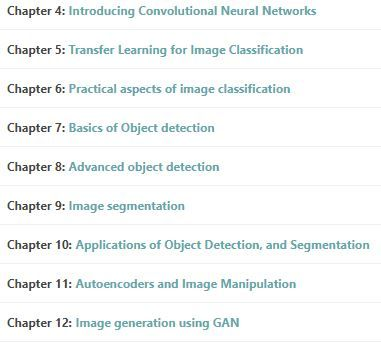
#> input picture chars.jpeg, 381 x 343 px
$ jupyter execute opencv.ipynb   (shell and % lines are left out)
#> lines starting #> are read from the running program, lines starting #| are printed output that depends on the picture; after the words box and inside, x2 and y2 are one past the last pixel; in counts of white or black regions, pixels touching at a corner belong together
[cell 1]
import cv2
import numpy as np
from matplotlib import pyplot as plt

[cell 2]
img = cv2.imread("chars.jpeg")
#> img is the input picture: shape (343, 381, 3); mean B, G, R 246.3, 246.4, 243.7
img = cv2.cvtColor(img, cv2.COLOR_BGR2RGB)
plt.imshow(img)

[cell 3]
img_gray = cv2.cvtColor(img, cv2.COLOR_RGB2GRAY)
plt.imshow(img_gray, cmap="gray")

[cell 4]
img_gray_bin = np.uint8(img_gray < 200) * 255 # 这里还完成了反色
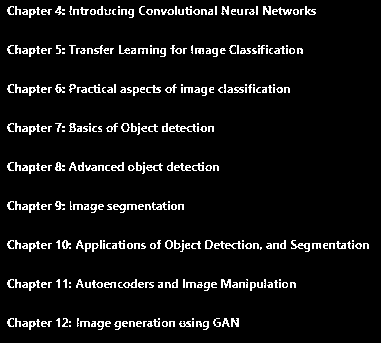
#> img_gray_bin: shape (343, 381); 6.5% white in thin lines or dots, all inside (x1, y1, x2, y2) = (7, 6, 369, 330)
plt.figure(figsize=(15, 15))
plt.imshow(img_gray_bin, cmap="gray")

[cell 5]
# dilation
img_gray_dilated = cv2.dilate(img_gray_bin, np.ones((1, 2), np.uint8), iterations=1)
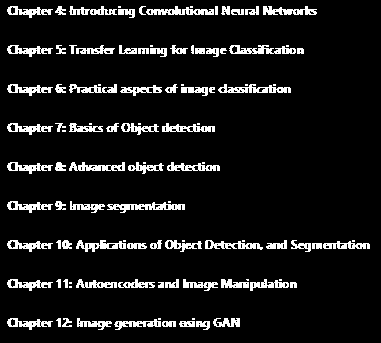
#> img_gray_dilated: shape (343, 381); 9% white; 105 white regions (25 under 20 px)

def draw_bbox(img_bin, img_bin_dilated):
    contours, heirachy = cv2.findContours(img_bin_dilated,cv2.RETR_EXTERNAL,cv2.CHAIN_APPROX_SIMPLE)
#> contours = 105 contours, 36 with area under 20; largest, box (x1, y1, x2, y2) and area: (107, 202, 185, 213) 311, (218, 84, 291, 93) 308, (229, 45, 296, 54) 294, (146, 6, 214, 15) 271, (76, 240, 126, 252) 242
    thres1 = np.stack([img_bin]*3, axis=2)
    thres2 = np.zeros((thres1.shape[0], thres1.shape[1]))

    for cnt in contours:
        if cv2.contourArea(cnt) > 0:
            [x, y, w, h] = cv2.boundingRect(cnt)
            if (h > 5) and (h < 100):
                thres2[y:(y+h), x:(x+w)] = thres1[y:(y+h), x:(x+w), 0].copy()
                cv2.rectangle(thres1, (x, y), (x+w, y+h), (255, 0, 0), 2)
#> this loop made 105 passes
#> (cnt, x, y, w, h) on passes 6, 7, 12, 15, 16, 18, 30, 33, 35, 38: ([[192, 318], [192, 319], [194, 319], [194, 318]], 192, 318, 3, 2), ([[158, 318], [158, 319], [160, 319], [160, 318]], 158, 318, 3, 2), ([[69, 286], [69, 287], [71, 287], [71, 286]], 69, 286, 3, 2), ([[69, 282], [69, 283], [71, 283], [71, 282]], 69, 282, 3, 2), ([[279, 279], [279, 280], [281, 280], [281, 279]], 279, 279, 3, 2), ([[246, 279], [247, 280], [248, 280], [248, 279]], 246, 279, 3, 2), ([[352, 240], [352, 241], [354, 241], [354, 240]], 352, 240, 3, 2), ([[242, 240], [242, 241], [244, 241], [244, 240]], 242, 240, 3, 2), ([[182, 240], [182, 241], [184, 241], [184, 240]], 182, 240, 3, 2), ([[123, 240], [123, 241], [125, 241], [125, 240]], 123, 240, 3, 2)
#> (x, y, w, h) on passes 1, 2, 3, 4, 5, 8: (196, 321, 14, 9), (179, 321, 16, 6), (162, 321, 14, 6), (114, 319, 47, 11), (213, 318, 27, 9), (77, 318, 35, 12)
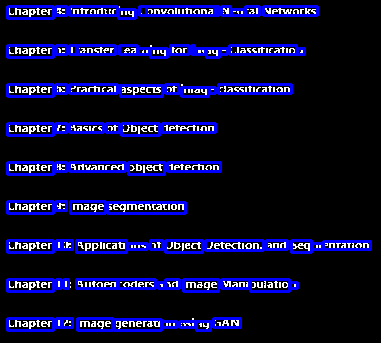
#> thres1: shape (343, 381, 3); mean of channels 0, 1, 2 45, 12, 12; drawn as B, G, R

    return thres1, thres2

thres1, thres2 = draw_bbox(img_gray_bin, img_gray_dilated)
plt.figure(figsize=(15, 15))
plt.imshow(thres1)
